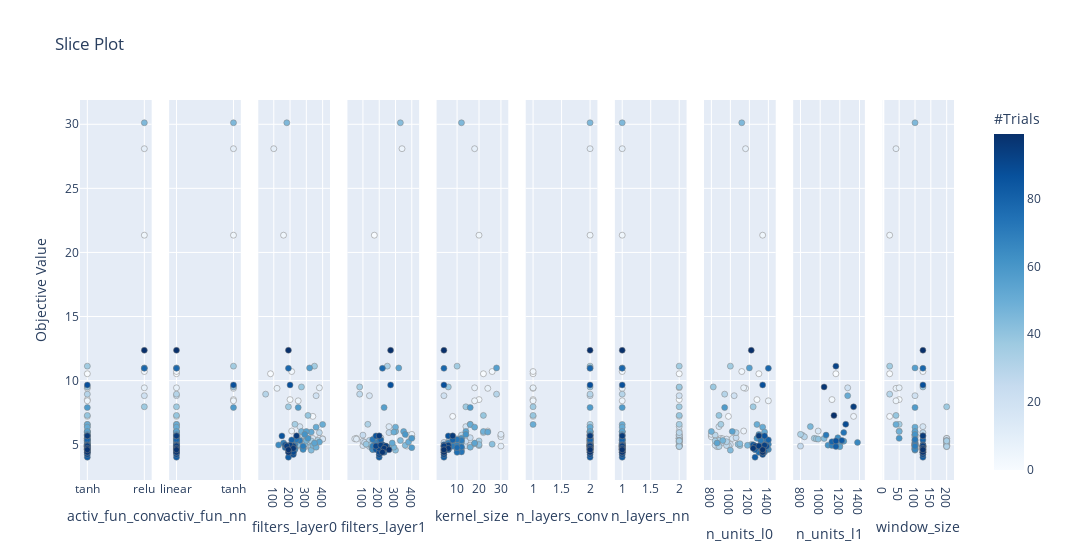

The cell this chart's notebook holds for it:
### Code cell
optuna.visualization.plot_slice(study2)  # best plot
